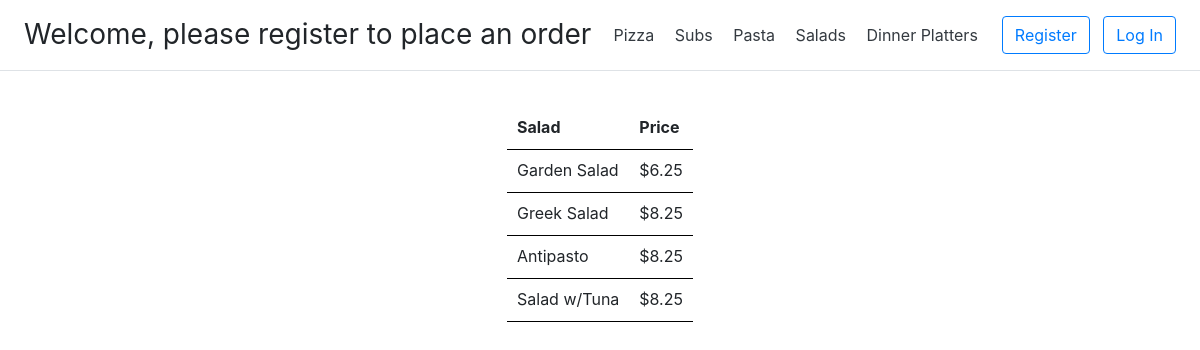
The app's page /menu/salad with its own data.
### orders/models.py (models this page shows, shortened)
class SaladPrice(models.Model):
    classification = models.CharField(max_length=30)
    price = models.DecimalField(max_digits=6, decimal_places=2)
    class Meta:
        verbose_name_plural = "Salad Price"

### orders/views.py (the view)
# urls.py: path("menu/salad", views.salad, name="salad"),
def salad(request):
    sub_menu = SaladPrice.objects.all()
    context = {"sub_menu": sub_menu}
    route = "orders/salads.html"
    return auth_view(route, context, request)

### orders/views.py (called while the page is built)
def auth_view(route, context, request):
    if request.user.is_authenticated:
        context['user'] = request.user
        base_template = "orders/layoutAuth.html"
        context["base_template"] = base_template
        user_profile = UserProfile.objects.get(customer=request.user)
        return render(request, route, context)
    base_template = "orders/layout.html"
    context['userT'] = "please register to place an order"
    context["base_template"] = base_template
    return render(request, route, context)

### orders/templates/orders/salads.html (shortened to what this page needs)
{% extends base_template %}
{% load static %}
{% block extra %}
<link rel="stylesheet" href="{% static 'orders/main.css' %}"/>
{% endblock %}
{% block body %}
<div class="container">
    <div class="row">
        <div class="col" align="center">
            <table>
                {% if user.is_authenticated %}
                <thead>
                <tr>
                    <th scope="col" id="orderType">Salad</th>
                    <th scope="col">Price</th>
                    <th scope="col">Add to Cart</th>
                </tr>
                </thead>
                <tbody>
                {% for menu in sub_menu %}
                <tr>
                    <td>{{menu.classification}}</td>
                    <td> ${{menu.price}}</td>
                    <td align="center">
                        <button type="button" class="btn btn-outline-dark" data-id="{{menu.id}}">+</button>
                    </td>
                </tr>
                {% endfor %}
                </tbody>
                {% else %}
                <thead>
                <tr>
                    <th scope="col" id="orderType">Salad</th>
                    <th scope="col">Price</th>
                </tr>
                </thead>
                <tbody>
                {% for menu in sub_menu %}
                <tr>
                    <td>{{menu.classification}}</td>
                    <td> ${{menu.price}}</td>
                </tr>
                {% endfor %}
                </tbody>
                {% endif %}
            </table>
        </div>
    </div>
</div>
{% endblock %}

### orders/static/orders/main.css (style rules this page uses)
table { border-collapse: separate; border-spacing: 0; margin-top: 20px; }
th { text-align: left; font-weight: bold; border-bottom: 1px solid #000; }
th, td { padding: 8px 10px 10px; line-height: inherit; border-bottom: 1px solid #000; }
th { vertical-align: bottom }
td { vertical-align: top }

### records on screen
SaladPrice: classification "Garden Salad", price "6.25"
SaladPrice: classification "Greek Salad", price "8.25"
SaladPrice: classification "Antipasto", price "8.25"
SaladPrice: classification "Salad w/Tuna", price "8.25"

### other values on screen
{{ userT }} "please register to place an order"
